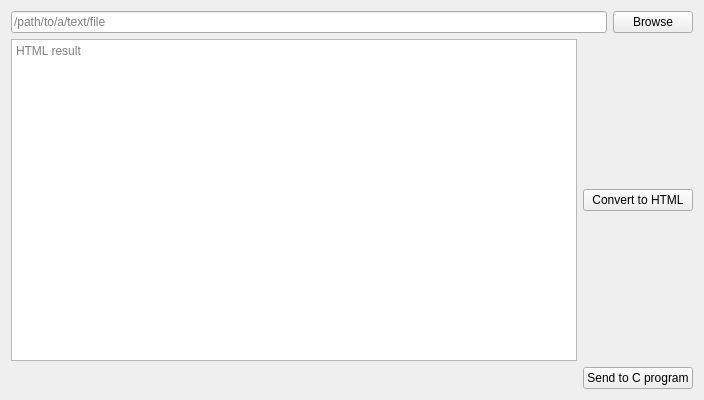
<?xml version="1.0" encoding="UTF-8"?>
<ui version="4.0">
 <class>HTMLConverter</class>
 <widget class="QWidget" name="HTMLConverter">
  <property name="geometry">
   <rect>
    <x>0</x>
    <y>0</y>
    <width>704</width>
    <height>400</height>
   </rect>
  </property>
  <property name="windowTitle">
   <string>HTML Converter</string>
  </property>
  <layout class="QGridLayout" name="gridLayout">

   <!-- Rândul 0: câmp cale fișier + buton Browse -->
   <item row="0" column="0" colspan="2">
    <layout class="QHBoxLayout" name="horizontalLayout">
     <item>
      <widget class="QLineEdit" name="path_line_edit">
       <property name="readOnly">
        <bool>true</bool>
       </property>
       <property name="placeholderText">
        <string>/path/to/a/text/file</string>
       </property>
      </widget>
     </item>
     <item>
      <widget class="QPushButton" name="browse_btn">
       <property name="text">
        <string>Browse</string>
       </property>
      </widget>
     </item>
    </layout>
   </item>

   <!-- Rândul 1 coloana 0: zona mare de text pentru rezultatul HTML -->
   <item row="1" column="0">
    <widget class="QTextEdit" name="result_text_edit">
     <property name="readOnly">
      <bool>true</bool>
     </property>
     <property name="placeholderText">
      <string>HTML result</string>
     </property>
    </widget>
   </item>

   <!-- Rândul 1 coloana 1: butonul Convert to HTML -->
   <item row="1" column="1">
    <widget class="QPushButton" name="convert_btn">
     <property name="text">
      <string>Convert to HTML</string>
     </property>
    </widget>
   </item>

   <!-- Rândul 2 coloana 1: butonul Send to C program -->
   <item row="2" column="1">
    <widget class="QPushButton" name="send_btn">
     <property name="text">
      <string>Send to C program</string>
     </property>
    </widget>
   </item>

  </layout>
 </widget>
 <resources/>
 <connections/>
</ui>
